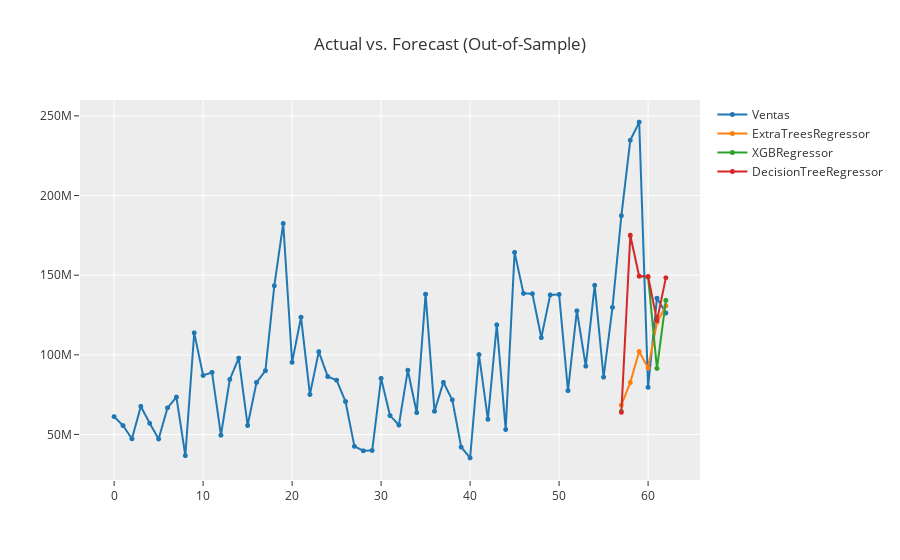

Here is the notebook cell this chart was saved with:
### Code cell
plot_model(top_3, plot = 'forecast')

### Figure 1 — Plotly figure (JSON) as saved in the notebook; plotly's stock layout.template omitted (floating-point values rounded to 4 significant figures)
{"data": [{"line": {"color": "rgb(31, 119, 180)", "width": 2}, "marker": {"color": "rgb(31, 119, 180)", "size": 5}, "mode": "lines+markers", "name": "Ventas", "type": "scattergl", "x": [0, 1, 2, 3, 4, 5, 6, 7, 8, 9, 10, 11, 12, 13, 14, 15, 16, 17, 18, 19, 20, 21, 22, 23, 24, 25, 26, 27, 28, 29, 30, 31, 32, 33, 34, 35, 36, 37, 38, 39, 40, 41, 42, 43, 44, 45, 46, 47, 48, 49, 50, 51, 52, 53, 54, 55, 56, 57, 58, 59, 60, 61, 62], "xaxis": "x", "y": [61158647, 55563917, 47264427, 67639134, 56996537, 47180747, 66701039, 73442761, 36691212, 113794159, 87048629, 88963419, 49494982, 84554420, 97922985, 55647687, 82643374, 90008108, 143359163, 182408127, 95275271, 123615604, 75097701, 101984213, 86344508, 84057244, 70654068, 42520822, 39731296, 39978428, 85204355, 61861136, 55925574, 90341722, 63691161, 138064763, 64551681, 82710077, 71711400, 42030278, 35286793, 100138425, 59494768, 118786972, 53093477, 164299753, 138563566, 138349568, 110745898, 137579905, 137887829, 77531694, 127627324, 92897986, 143644496, 85985709, 129784792, 187339112, 234691168, 246082845, 79587299, 135521138, 126272484], "yaxis": "y"}, {"line": {"color": "rgb(255, 127, 14)", "width": 2}, "marker": {"color": "rgb(255, 127, 14)", "size": 5}, "mode": "lines+markers", "name": "ExtraTreesRegressor", "type": "scattergl", "x": [0, 1, 2, 3, 4, 5, 6, 7, 8, 9, 10, 11, 12, 13, 14, 15, 16, 17, 18, 19, 20, 21, 22, 23, 24, 25, 26, 27, 28, 29, 30, 31, 32, 33, 34, 35, 36, 37, 38, 39, 40, 41, 42, 43, 44, 45, 46, 47, 48, 49, 50, 51, 52, 53, 54, 55, 56, 57, 58, 59, 60, 61, 62], "xaxis": "x", "y": [null, null, null, null, null, null, null, null, null, null, null, null, null, null, null, null, null, null, null, null, null, null, null, null, null, null, null, null, null, null, null, null, null, null, null, null, null, null, null, null, null, null, null, null, null, null, null, null, null, null, null, null, null, null, null, null, null, 68410000.0, 82620000.0, 102100000.0, 91760000.0, 120400000.0, 130700000.0], "yaxis": "y"}, {"line": {"color": "rgb(44, 160, 44)", "width": 2}, "marker": {"color": "rgb(44, 160, 44)", "size": 5}, "mode": "lines+markers", "name": "XGBRegressor", "type": "scattergl", "x": [0, 1, 2, 3, 4, 5, 6, 7, 8, 9, 10, 11, 12, 13, 14, 15, 16, 17, 18, 19, 20, 21, 22, 23, 24, 25, 26, 27, 28, 29, 30, 31, 32, 33, 34, 35, 36, 37, 38, 39, 40, 41, 42, 43, 44, 45, 46, 47, 48, 49, 50, 51, 52, 53, 54, 55, 56, 57, 58, 59, 60, 61, 62], "xaxis": "x", "y": [null, null, null, null, null, null, null, null, null, null, null, null, null, null, null, null, null, null, null, null, null, null, null, null, null, null, null, null, null, null, null, null, null, null, null, null, null, null, null, null, null, null, null, null, null, null, null, null, null, null, null, null, null, null, null, null, null, 64440000.0, 174700000.0, 149300000.0, 148700000.0, 91450000.0, 134100000.0], "yaxis": "y"}, {"line": {"color": "rgb(214, 39, 40)", "width": 2}, "marker": {"color": "rgb(214, 39, 40)", "size": 5}, "mode": "lines+markers", "name": "DecisionTreeRegressor", "type": "scattergl", "x": [0, 1, 2, 3, 4, 5, 6, 7, 8, 9, 10, 11, 12, 13, 14, 15, 16, 17, 18, 19, 20, 21, 22, 23, 24, 25, 26, 27, 28, 29, 30, 31, 32, 33, 34, 35, 36, 37, 38, 39, 40, 41, 42, 43, 44, 45, 46, 47, 48, 49, 50, 51, 52, 53, 54, 55, 56, 57, 58, 59, 60, 61, 62], "xaxis": "x", "y": [null, null, null, null, null, null, null, null, null, null, null, null, null, null, null, null, null, null, null, null, null, null, null, null, null, null, null, null, null, null, null, null, null, null, null, null, null, null, null, null, null, null, null, null, null, null, null, null, null, null, null, null, null, null, null, null, null, 63890000.0, 175100000.0, 149400000.0, 149100000.0, 121500000.0, 148400000.0], "yaxis": "y"}], "layout": {"showlegend": true, "title": {"text": "Actual vs. Forecast (Out-of-Sample)"}, "xaxis": {"anchor": "y", "domain": [0, 1]}, "yaxis": {"anchor": "x", "domain": [0, 1]}}}
